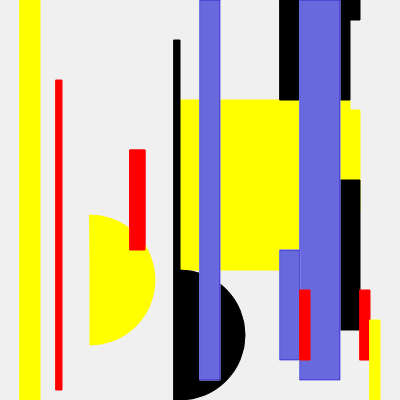
Frame 1 (no input)
Frame 60 (no input): identical to frame 1, image omitted
Frame 120 (the mouse pressed at the canvas centre since frame 60): identical to frame 1, image omitted

The p5.js sketch that drew this single still picture (run headless with seeded random() and noise() and a simulated clock; from frame 60 on, the mouse is pressed at the canvas centre):

// p5.js sketch
// ── sketch.js
function preload(){
  // preload assets
}

function setup() {
  createCanvas(400, 400);
}

function draw() {
  background(240);
 
  stroke(255,255,0);
  fill(255,255,0);  
  rect(20,0,20,400);

  stroke(255,255,0);
  fill(255,255,0);  
  rect(180,100,170,170);

  stroke(255,255,0);
  fill(255,255,0);  
  rect(350,110,10,100);

  stroke(0,0,0);
  fill(0,0,0);  
  rect(340,180,20,150);

  stroke(255,0,0);
  fill(255,0,0);  
  rect(56,80,6,310);

  stroke(255,0,0);
  fill(255,0,0);  
  rect(130,150,15,100);

  stroke(0,0,0);
  fill(0,0,0);  
  rect(174,40,6,360);

  stroke(0,0,0);
  fill(0,0,0);  
  rect(280,0,20,100);

  stroke(0,0,0);
  fill(0,0,0);  
  rect(340,0,10,100);

  stroke(0,0,0);
  fill(0,0,0);  
  rect(350,0,10,20);

  stroke(255,0,0);
  fill(255,0,0);  
  rect(360,290,10,70);

  stroke(255,255,0);
  fill(255,255,0);  
  rect(370,320,10,80);

  stroke(255,255,255);
  fill(255,255,255);  
  rect(300,0,40,380);

  stroke(0,0,200,150);
  fill(0,0,200,150);  
  rect(300,0,40,380);

  stroke(255,255,255);
  fill(255,255,255);  
  rect(280,250,20,110);

  stroke(0,0,200,150);
  fill(0,0,200,150);  
  rect(280,250,20,110);

  stroke(255,0,0);
  fill(255,0,0);  
  rect(300,290,10,70);

  stroke(0,0,0)
  fill(0,0,0)
  arc(
    180,335,
    130,130,
    Math.PI/180*270,
    Math.PI/180*90,
    PIE);
  
  stroke(255,255,0)
    fill(255,255,0)
    arc(
      90,280,
      130,130,
      Math.PI/180*270,
      Math.PI/180*90,
      PIE);
    
    
  
    stroke(255,255,255);
  fill(255,255,255);  
  rect(200,0,20,380);

  stroke(0,0,200,150);
  fill(0,0,200,150);  
  rect(200,0,20,380);

  stroke(255,0,0);
  fill(255,0,0);  
  rect(130,150,15,100);
}
